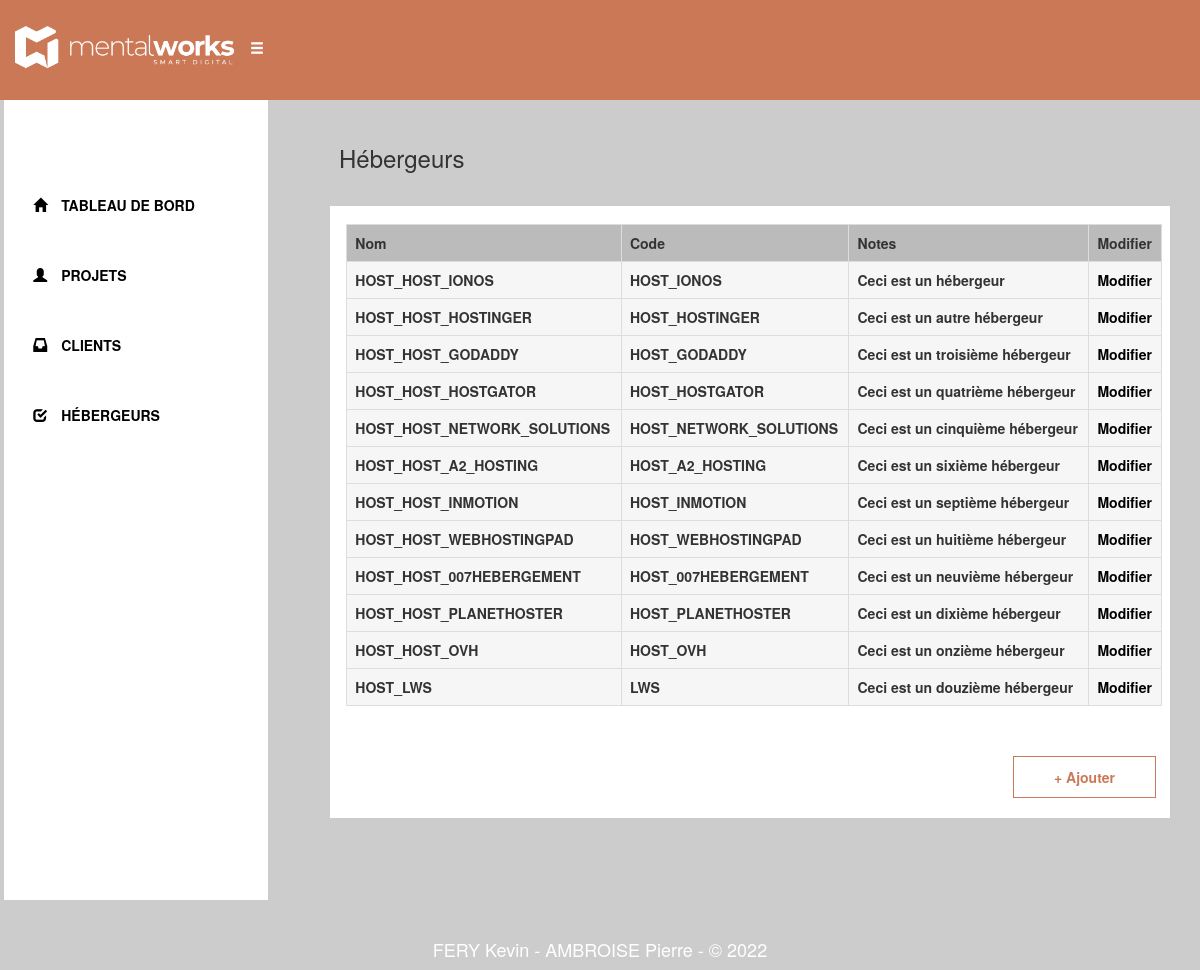
/Host/View.php, run on the app's committed database.
### tables this page shows
CREATE TABLE `host` (
  `id` int(11) NOT NULL,
  `code` varchar(255) NOT NULL,
  `name` varchar(255) NOT NULL,
  `notes` varchar(1000) DEFAULT NULL
);

### src/Repository/HostRepository.php (called while the page is built, shortened)
<?php
class HostRepository{
    public static function getHost() : array{
        $rep = array();
        $database = Connection::connect();
        $statement = $database->prepare('SELECT * FROM host');
        $statement->execute();
        while($host = $statement->fetch()){
            $temp = new Host ($host['id'], $host['code'], $host['name'], $host['notes']);
            $rep[] = $temp;
        }
        return $rep;
    }
}

### src/autoloader.php (called while the page is built, shortened)
<?php
class Autoloader{
    public static function register(){
        spl_autoload_register(function ($class){
            $file = str_replace('\\', DIRECTORY_SEPARATOR, $class).'.php';
            return false;
        });
    }
}

### src/Traits/CodeNotesTrait.php (called while the page is built, shortened)
<?php
trait CodeNotesTrait{
    public function getCode(): string{
        return $this->code;
    }
    public function getNotes(): ?string{
        return $this->notes;
    }
}

### src/Traits/NameTrait.php (called while the page is built, shortened)
<?php
trait NameTrait{
    private string $name;
    public function getName(): string
    {
        return $this->name;
    }
}

### src/Traits/IdTrait.php (called while the page is built, shortened)
<?php
trait IdTrait{
    private int $id;
    public function getId(): int
	{
		return $this->id;
	}
}

### Host/View.php (the view, shortened to what this page needs)
<?php
require '../src/autoloader.php';
$host = HostRepository::getHost();
?>
<!DOCTYPE html>
<html>
    <head>
        <link rel="stylesheet" href="https://maxcdn.bootstrapcdn.com/bootstrap/3.3.6/css/bootstrap.min.css">
        <link rel="stylesheet" href="css/styles.css">
    </head>
    <body>
        <?php require '../layout/navbar.php' ?>
        <section id="viewClient">
            <div class="container-fluid">
                <div class="row">
                    <div class="col-lg-3 col-md-3 col-sm-12">
                        <?php require '../layout/menu.php' ?>
                    </div>
                    <div class="col-lg-9 col-md-9 col-sm-12">
                        <h3 class="nouv">&emsp;Hébergeurs</h3>
                        <div class="col-lg-12 col-md-12 col-sm-12">
                            <div class="fondTableau">
                            <div class="table-responsive">
                                <table class="table table-bordered" id="tabClient">
                                    <tr class="trTableau">
                                        <th>Nom</th>
                                        <th>Code</th>
                                        <th>Notes</th>
                                        <th>Modifier</th>
                                    </tr>
                                    <?php
                                        foreach ($host as $host){
                                            echo "<tr class='tr2Tableau'>
                                                <td>". $host->getCode() ."</td>
                                                <td>". $host->getName() ."</td>
                                                <td>". $host->getNotes() ."</td>
                                                <td>
                                                    <a class='aTabl' href='Host/". $host->getId() ."'>Modifier</a>
                                                </td>
                                            </tr>";
                                        }
                                    ?>
                                </table>
                            </div>
                                <div class="btnAdd2">
                                    <a href='Host/Insert.php' class="btnInsertLien">+ Ajouter</a>&emsp;
                                </div>
                                <br>
                            </div>
                        </div>
                    </div>
                </div>
            </div>
        </section>
        <?php require '../layout/footer.php' ?>
    </body>
</html>

### public/css/styles.css (style rules this page uses)
* { margin: 0; padding: 0; }
#viewClient { background-color: #ccc; padding-bottom: 0px; }
.fondTableau { font-weight: bold; background-color: white; padding-top: 18px; padding-left: 8px; width: 100%; height: 100%; }
#tabClient { height: 90%; width: 98%; margin: auto; }
.trTableau { background-color: #bbbbbb }
.tr2Tableau { background-color: #f6f6f6 }
.aTabl, .aTabl:hover { color: black; }
.btnAdd2 { display: flex; justify-content: right; }
.btnInsertLien { color: #cb7857; background-color: white; border: solid #cb7857 1px; margin-top: 6%; padding-left: 40px; padding-right: 40px; padding-top: 10px; padding-bottom: 10px; }
.nouv { padding-top: 25px; padding-bottom: 25px; }

### data on the page
host: name "HOST_HOST_IONOS", code "HOST_IONOS", notes "Ceci est un hébergeur"
host: name "HOST_HOST_HOSTINGER", code "HOST_HOSTINGER", notes "Ceci est un autre hébergeur"
host: name "HOST_HOST_GODADDY", code "HOST_GODADDY", notes "Ceci est un troisième hébergeur"
host: name "HOST_HOST_HOSTGATOR", code "HOST_HOSTGATOR", notes "Ceci est un quatrième hébergeur"
host: name "HOST_HOST_NETWORK_SOLUTIONS", code "HOST_NETWORK_SOLUTIONS", notes "Ceci est un cinquième hébergeur"
host: name "HOST_HOST_A2_HOSTING", code "HOST_A2_HOSTING", notes "Ceci est un sixième hébergeur"
host: name "HOST_HOST_INMOTION", code "HOST_INMOTION", notes "Ceci est un septième hébergeur"
host: name "HOST_HOST_WEBHOSTINGPAD", code "HOST_WEBHOSTINGPAD", notes "Ceci est un huitième hébergeur"
host: name "HOST_HOST_007HEBERGEMENT", code "HOST_007HEBERGEMENT", notes "Ceci est un neuvième hébergeur"
host: name "HOST_HOST_PLANETHOSTER", code "HOST_PLANETHOSTER", notes "Ceci est un dixième hébergeur"
host: name "HOST_HOST_OVH", code "HOST_OVH", notes "Ceci est un onzième hébergeur"
host: name "HOST_LWS", code "LWS", notes "Ceci est un douzième hébergeur"
